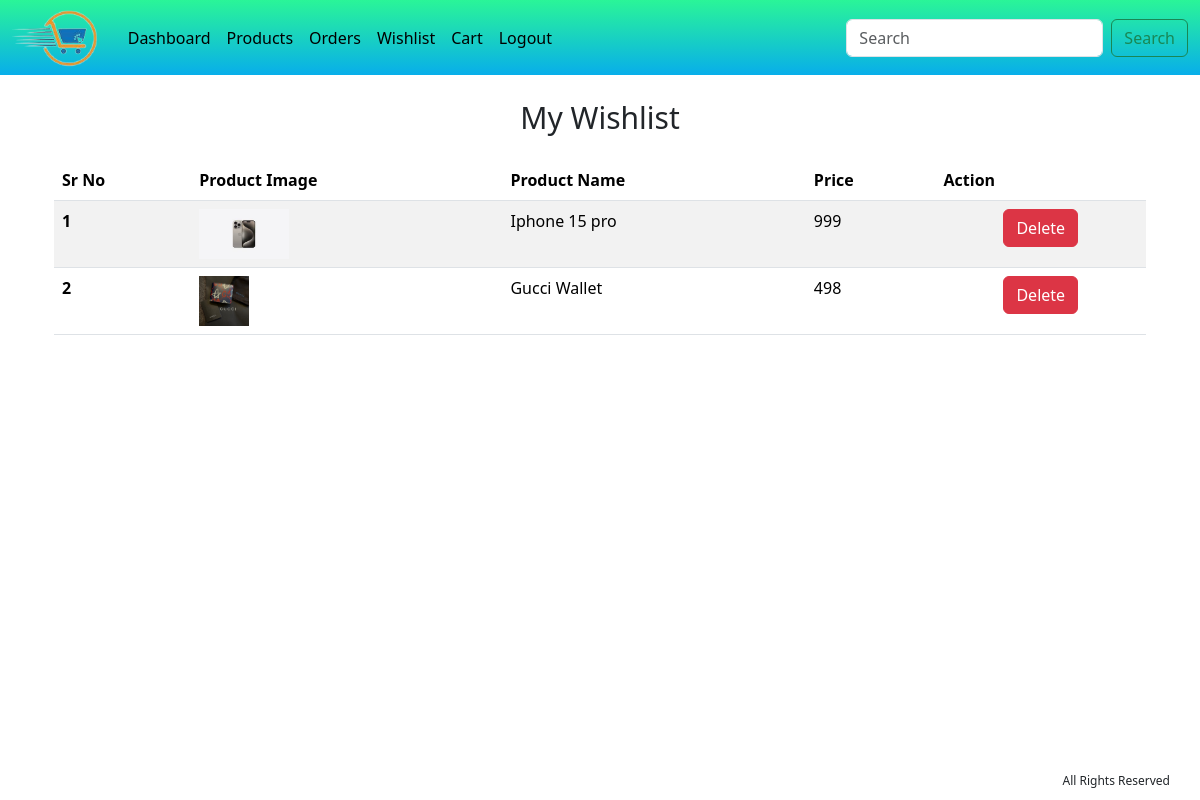
The page /index.php?page=Wishlist (signed in) on the database its author committed.
### tables this page shows
CREATE TABLE `tbl_user_has_wishlist` (
  `wishlist_id` bigint(20) NOT NULL,
  `user_id` bigint(20) NOT NULL,
  `product_id` bigint(20) NOT NULL
);

CREATE TABLE `tbl_product_images` (
  `img_id` bigint(20) NOT NULL,
  `product_id` bigint(20) NOT NULL,
  `img_path` varchar(500) NOT NULL
);

CREATE TABLE `products` (
  `id` bigint(20) NOT NULL,
  `pro_name` varchar(255) DEFAULT NULL,
  `pro_rp` double DEFAULT NULL,
  `pro_sp` double DEFAULT NULL,
  `pro_desc` longtext DEFAULT NULL,
  `available` int(11) DEFAULT 1,
  `category_id` int(11) DEFAULT NULL
);

### database.php (called while the page is built, shortened)
<?php
if (!function_exists('getProductImages')) {
    function getProductImages($conn,$p_id){
      $stmt_img = "SELECT * FROM tbl_product_images where product_id = '$p_id' ";
      $sql_img = $conn->prepare("$stmt_img");
      $sql_img->execute();
      $result_img = $sql_img->fetchAll(PDO :: FETCH_OBJ);
      return $result_img;
    }
}
if (!function_exists('getuserWish')) {
  function getuserWish($conn){
     $uid = $_SESSION['session_id'];
     $user_cart = "select * from tbl_user_has_wishlist w inner join products p on p.id = w.product_id
     where w.user_id = '$uid' AND available > 0";
     $cart_list = $conn->prepare("$user_cart");
     $cart_list->execute();
     return $cart_list->fetchAll(PDO :: FETCH_OBJ);
  }
}
?>

### inc/wishlist-body.php (the view, shortened to what this page needs)
<?php $uid = $_SESSION['session_id'];
      $wish_list = getuserWish($conn);
?>
<div class="container">
  <div class="row">
    <div class="col-md-12" style="text-align: center; padding: 20px 0px 20px 0px">
      <span style="font-weight: 100; font-size: 30px;">
        My Wishlist
      </span>
    </div>
  </div>
<?php
  if(count($wish_list) == 0){
    echo "<b>No items added to Wishlist<b>";
  } else { ?>
<div class="container">
  <div class="row">
    <div class="col-md-12">
      <table class="table table-striped">
  <thead>
    <tr>
      <th scope="col">Sr No</th>
      <th scope="col">Product Image</th>
      <th scope="col">Product Name</th>
      <th scope="col">Price</th>
      <th scope="col">Action</th>
    </tr>
  </thead>
  <tbody>
    <?php $counter = 1;
      foreach ($wish_list as $obj) {
        $p_id = $obj->id;
        $result_img = getProductImages($conn,$p_id);
      ?>
    <tr>
      <th scope="row"><?php echo $counter; ?></th>
      <td><?php
            if(sizeof($result_img) > 0){
                echo '<img style="text-align:center" src="assets/img/'.$result_img[0]->img_path.'" height="50px">';
            }else{
              echo '<img style="text-align:center" src="assets/img/placeholder.png" height="50px">';
            }
          ?>
      </td>
      <td><?php echo $obj->pro_name; ?></td>
      <td><?php echo $obj->pro_sp; ?></td>
      <td>
            <div  class="col-md-12 " style="text-align:center;">
               <a href="?page=Wishlist&delete_id=<?php echo $obj->wishlist_id; ?>" class="btn btn-danger">Delete</a>
            </div>
      </td>
    </tr>
   <?php $counter++; } ?>
  </tbody>
</table>
    </div>
  </div>
<?php } ?>
</div>

### rows shown on the page
tbl_user_has_wishlist: tbl_product_images.img_path (picture), product.pro_name "Iphone 15 pro", product.pro_sp "999"
tbl_user_has_wishlist: tbl_product_images.img_path (picture), product.pro_name "Gucci Wallet", product.pro_sp "498"
